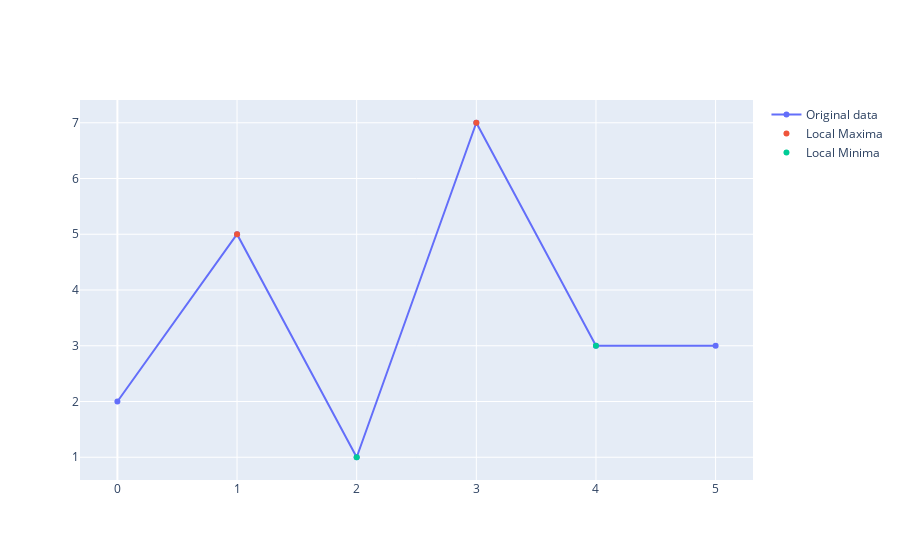

Notebook source saved alongside this figure:
### Code cell
fig = go.Figure()
fig.add_trace(go.Scatter(x=x, y=A,
                    name='Original data'))

fig.add_trace(go.Scatter(x=x[Actual_index_Lmax], y=A[Actual_index_Lmax],
                    mode="markers", name='Local Maxima'))

fig.add_trace(go.Scatter(x=x[Actual_index_Lmin], y=A[Actual_index_Lmin],
                    mode="markers", name='Local Minima'))

### Figure 1 — Plotly figure (JSON) as saved in the notebook; plotly's stock layout.template omitted (floating-point values rounded to 4 significant figures)
{"data": [{"name": "Original data", "type": "scatter", "x": [0, 1, 2, 3, 4, 5], "y": [2, 5, 1, 7, 3, 3]}, {"mode": "markers", "name": "Local Maxima", "type": "scatter", "x": [1, 3], "y": [5, 7]}, {"mode": "markers", "name": "Local Minima", "type": "scatter", "x": [2, 4], "y": [1, 3]}], "layout": {}}
